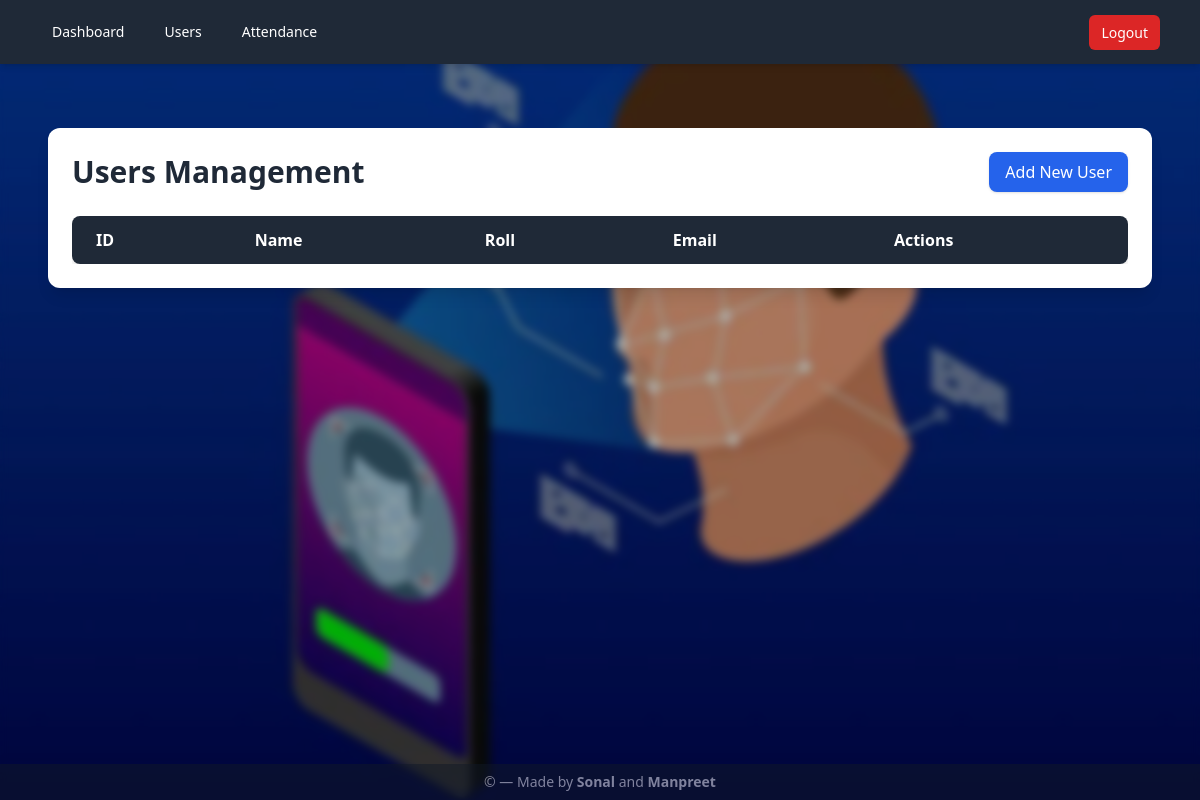
Page /users (signed in) on the earlier database version.
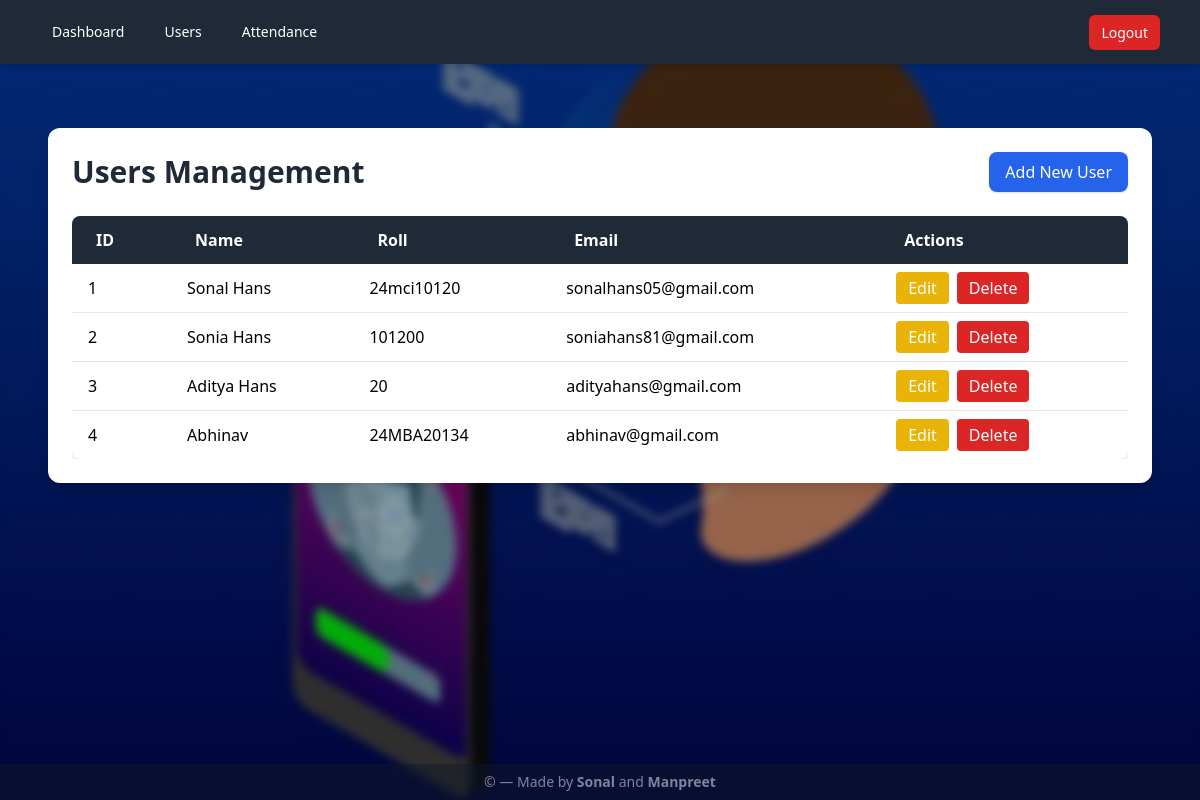
Same page on the later database version.
### tables this page shows
CREATE TABLE users (
            id INTEGER PRIMARY KEY AUTOINCREMENT,
            name TEXT NOT NULL,
            roll TEXT,
            email TEXT
        , admin_username TEXT);

### app.py (the view)
@app.route("/users")
@admin_required
def users():
    current_admin = request.cookies.get("admin")
    conn = get_db()
    cur = conn.cursor()
    cur.execute("SELECT * FROM users WHERE admin_username=? ORDER BY id", (current_admin,))
    rows = cur.fetchall()
    conn.close()
    return render_template("users.html", users=rows)

### app.py (called while the page is built)
def get_db():
    conn = sqlite3.connect(DB_PATH)
    conn.row_factory = sqlite3.Row
    return conn

def admin_required(fn):
    @wraps(fn)
    def wrapper(*args, **kwargs):
        if not request.cookies.get("admin"):
            return redirect(url_for("login"))
        return fn(*args, **kwargs)
    return wrapper

### templates/users.html (shortened to what this page needs)
{% extends "layout.html" %} {% block content %}
<div class="max-w-7xl mx-auto mt-10 p-6 bg-white rounded-xl shadow-lg">
  <div class="flex items-center justify-between mb-6">
    <h1 class="text-3xl font-bold text-gray-800">Users Management</h1>
    <a
      href="{{ url_for('add_user') }}"
      class="px-4 py-2 bg-blue-600 text-white rounded-lg shadow hover:bg-blue-700 transition"
    >
      Add New User
    </a>
  </div>
  <div class="overflow-x-auto">
    <table class="min-w-full bg-white rounded-lg shadow-md overflow-hidden">
      <thead class="bg-gray-800 text-white">
        <tr>
          <th class="py-3 px-6 text-left">ID</th>
          <th class="py-3 px-6 text-left">Name</th>
          <th class="py-3 px-6 text-left">Roll</th>
          <th class="py-3 px-6 text-left">Email</th>
          <th class="py-3 px-6 text-left">Actions</th>
        </tr>
      </thead>
      <tbody class="divide-y divide-gray-200">
        {% for user in users %}
        <tr class="hover:bg-gray-100 transition">
          <td class="py-2 px-4">{{ user.id }}</td>
          <td class="py-2 px-4">{{ user.name }}</td>
          <td class="py-2 px-4">{{ user.roll or '-' }}</td>
          <td class="py-2 px-4">{{ user.email or '-' }}</td>
          <td class="py-2 px-4 flex gap-2">
            <a
              href="{{ url_for('edit_user', user_id=user.id) }}"
              class="px-3 py-1 bg-yellow-500 text-white rounded hover:bg-yellow-600 transition"
            >
              Edit
            </a>
            <button
              type="button"
              class="px-3 py-1 bg-red-600 text-white rounded hover:bg-red-700 transition"
              onclick="openModal('{{ user.id }}', '{{ user.name }}')"
            >
              Delete
            </button>
          </td>
        </tr>
        {% endfor %}
      </tbody>
    </table>
  </div>
</div>
{% endblock %}

Differences in the rows shown:
now on this page (row edited): users: id "1", name "Sonal Hans", roll "24mci10120", email "sonalhans05@gmail.com"
now on this page (row edited): users: id "2", name "Sonia Hans", roll "101200", email "soniahans81@gmail.com"
now on this page (row edited): users: id "3", name "Aditya Hans", roll "20", email "adityahans@gmail.com"
now on this page (row edited): users: id "4", name "Abhinav", roll "24MBA20134", email "abhinav@gmail.com"
